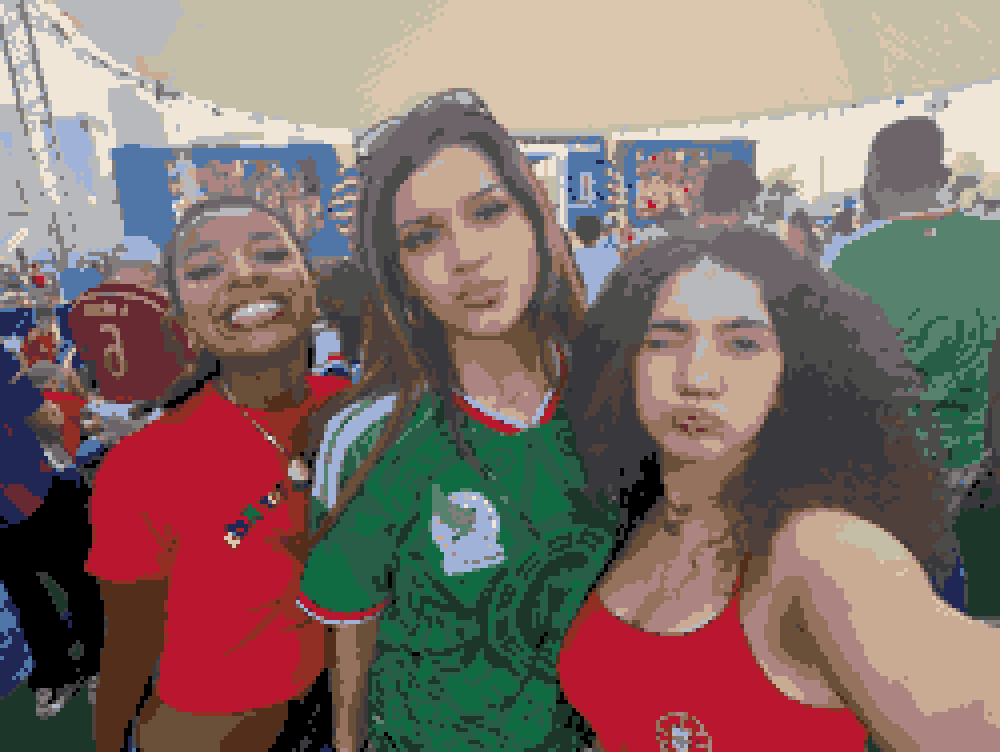
#> input picture out25/preview.png, 2000 x 1504 px (shown at 1/2 size)
$ python cli.py ../out25/preview.png
#> lines starting #> are read from the running program, lines starting #| are printed output that depends on the picture
### stitchlate/image_io.py
"""Loads an image and shrinks it down to a grid of stitches.

A pattern is a grid of stitches, so the photo gets shrunk to that size before
anything else happens.
"""
from pathlib import Path

import numpy as np
from PIL import Image

# Default Aida cloth count, for the finished size estimate.
DEFAULT_AIDA_COUNT = 14


def load_grid(path, stitch_width):
    """Load an image and shrink it to stitch_width stitches across.

    Gives back an (h, w, 3) array with one entry per stitch. The width is in
    stitches instead of pixels because that's what decides how big the
    finished piece is and how long it takes to sew.
    """
    path = Path(path)
    if not path.exists():
        raise FileNotFoundError(f"no image found at {path}")
    if stitch_width < 1:
        raise ValueError(f"stitch_width must be at least 1, got {stitch_width}")

    # This handles grayscale, palette images, and transparency.
    img = Image.open(path).convert("RGB")

    w, h = img.size
    # Using round instead of int, keeps a really wide image
    # from ending up with zero rows.
    stitch_height = max(1, round(h * stitch_width / w))

    # LANCZOS blends the pixels it's shrinking together.
    img = img.resize((stitch_width, stitch_height), Image.LANCZOS)

    return np.asarray(img, dtype=np.uint8)


def finished_size(grid_shape, aida_count=DEFAULT_AIDA_COUNT):
    """How big the finished piece will be in inches, as (width, height)."""
    h, w = grid_shape[:2]
    return (w / aida_count, h / aida_count)

### stitchlate/color.py
"""Converts sRGB colors to CIELAB, and measures the distance between them.

RGB is how a screen mixes light. It doesn't match how colors look to a person,
so two colors can be close in RGB numbers but look very different. CIELAB was
built from experiments on human vision, so distance in LAB lines up with what
people actually see. On a test photo with 456 DMC threads, matching in LAB
picked a different thread 36% of the time and lowered the average color error
by 19%.
"""
import numpy as np

# sRGB to XYZ conversion matrix and D65 white point.
# The middle row of the matrix is brightness. Green makes up 72% of it, red
# 21%, and blue only 7%. That's the main reason RGB distance doesn't work.
# D65 is daylight. Dividing by it makes white come out at L=100, a=0, b=0.
# These numbers are published rounded to 7 decimals, so white ends up about
# 4e-6 off from 100.
MATRIX = np.array([[0.4124564, 0.3575761, 0.1804375],
               [0.2126729, 0.7151522, 0.0721750],
               [0.0193339, 0.1191920, 0.9503041]])
WHITE = np.array([0.95047, 1.00000, 1.08883])

# Convert sRGB to linear RGB
def srgb_to_linear(c):
    # sRGB values are gamma encoded, but the matrix below needs linear light.
    # Divide by 255 first, since the numbers below expect a 0 to 1 range.
    # There are two branches because a plain power curve gets unstable near 0.
    c = np.asarray(c, dtype=np.float64) / 255.0
    return np.where(c <= 0.04045, c / 12.92, ((c + 0.055) / 1.055) ** 2.4)

def rgb_to_lab(rgb):
    """Convert sRGB (0-255) to CIELAB.

    Works on one color (3,), a list of colors (N, 3), or a whole image
    (H, W, 3), and gives back the same shape. L is lightness 0-100, a goes
    green to red, b goes blue to yellow.
    """
    rgb = np.asarray(rgb, dtype=np.float64)
    # Flatten to (N, 3) so the same code works for any input shape.
    shape = rgb.shape
    flat = rgb.reshape(-1, 3)
    # Undo gamma, convert to XYZ, then divide by the white point.
    # MATRIX.T is used because each row of flat is one color.
    xyz = (srgb_to_linear(flat) @ MATRIX.T) / WHITE
    # Cube root for most values, straight line for very small ones so the
    # slope doesn't blow up near 0. eps and kappa are the standard CIE values.
    eps, kappa = 216 / 24389, 24389 / 27
    f = np.where(xyz > eps, np.cbrt(xyz), (kappa * xyz + 16) / 116)
    # L only uses Y. a and b compare X to Y and Y to Z.
    L_ = 116 * f[:, 1] - 16
    a = 500 * (f[:, 0] - f[:, 1])
    b = 200 * (f[:, 1] - f[:, 2])
    return np.stack((L_, a, b), axis=-1).reshape(shape)

# [9 lines left out: function delta_e, not called in this run]

### stitchlate/quantize.py
"""Color quantization: reducing an image to a small set of thread colors.

A photo has thousands of colors and a pattern can only use about 25, so we
need to pick which ones. That's a clustering problem.

Median cut is the faster option, but it can only split the color space along
straight lines on each axis, so it does badly when the colors are grouped at
an angle. k-means follows the actual shape of the data, so I used that even
though it's slower.

This runs in LAB. Averaging RGB values doesn't give you the color that sits in
the middle of a group.
"""

import numpy as np


def kmeans(points, k, iters=30, seed=0):
    """Cluster points into k groups. Returns (centers, labels).

    points : (n, d) array -- here, LAB colors, so d == 3
    k      : number of clusters (thread colors)
    iters  : maximum passes; converges earlier if labels stop changing
    seed   : fixed by default so identical input gives identical output,
             which is what makes the tests and the CLI reproducible
    """
    points = np.asarray(points, dtype=np.float64)
    if points.ndim != 2:
        raise ValueError("points must be a 2D array")
    if len(points) == 0:
        raise ValueError("points cannot be empty")
    if k < 1:
        raise ValueError(f"k must be at least 1, got {k}")
    if iters < 1:
        raise ValueError(f"iters must be at least 1, got {iters}")
    rng = np.random.default_rng(seed)
    n = len(points)

    if k >= n:
        # Asked for more colors than there are points, so each point is its own.
        return points.copy(), np.arange(n)

    # k-means++ startup. Each new center is picked with a higher chance the
    # further it is from the centers already chosen.
    centers = [points[rng.integers(n)]]
    for _ in range(k - 1):
        # Squared distance from each point to its closest chosen center.
        d2 = np.min(((points[:, None, :] - np.array(centers)[None, :, :]) ** 2).sum(-1),
                    axis=1)
        total = d2.sum()
        probs = d2 / total if total > 0 else np.full(n, 1 / n)
        centers.append(points[rng.choice(n, p=probs)])
    centers = np.array(centers, dtype=np.float64)

    labels = np.full(n, -1, dtype=int)
    for _ in range(iters):
        # Assign step. Comparing (n,1,d) to (1,k,d) builds an (n,k) table of
        # distances, which is the part that uses the most memory. These are
        # squared distances.
        d2 = ((points[:, None, :] - centers[None, :, :]) ** 2).sum(-1)
        new_labels = d2.argmin(axis=1)

        if np.array_equal(new_labels, labels):
            break
        labels = new_labels

        # Move each center to the average of its points.
        for j in range(k):
            m = labels == j
            if m.any():
                centers[j] = points[m].mean(axis=0)
            # If a cluster ended up empty, leave it where it is so it doesn't
            # turn into NaN. It might get points next round.

    return centers, labels


def sample_pixels(pixels, max_samples=20000, seed=0):
    """Pick a random subset of the pixels to cluster on.

    The assignment step creates an (n, k) distance matrix, so clustering every
    pixel becomes expensive for large images. Sampling captures the image's color
    distribution while bounding memory and runtime.

    In the included benchmark, sampling produced a 5.4x speedup at 120,000 pixels
    with k=25.
    """
    pixels = np.asarray(pixels)
    if len(pixels) <= max_samples:
        return pixels
    rng = np.random.default_rng(seed)
    idx = rng.choice(len(pixels), size=max_samples, replace=False)
    return pixels[idx]


def quantize_image(lab_image, k, max_samples=20000, seed=0):
    """Reduce a LAB image to k colors. Returns (centers, labels_2d).

    centers   : (k, 3) LAB colors -- the representative palette
    labels_2d : (h, w) ints indexing into centers, one per stitch

    Clusters on a sample, then goes through every pixel once to label it.
    """
    lab_image = np.asarray(lab_image, dtype=np.float64)
    h, w, _ = lab_image.shape
    flat = lab_image.reshape(-1, 3)

    centers, _ = kmeans(sample_pixels(flat, max_samples, seed), k, seed=seed)

    # Done in chunks so it doesn't use too much memory.
    labels = np.empty(len(flat), dtype=int)
    chunk = 100_000
    for start in range(0, len(flat), chunk):
        block = flat[start:start + chunk]
        d2 = ((block[:, None, :] - centers[None, :, :]) ** 2).sum(-1)
        labels[start:start + chunk] = d2.argmin(axis=1)

    return centers, labels.reshape(h, w)

### stitchlate/palette.py
"""DMC thread palette: loading, and nearest-thread lookup in LAB space."""

import csv
from pathlib import Path

import numpy as np

from .color import rgb_to_lab

DATA = Path(__file__).parent / "data" / "dmc.csv"

# DMC color files online all name their columns differently, so instead of
# editing the file by hand every time I download a new one
# Case, spaces and underscores are ignored.
CODE_KEYS = ("code", "floss", "number", "dmc", "dmccode", "dmccolor",
              "dmcnumber", "id")
NAME_KEYS = ("name", "description", "colorname", "color", "desc")
R_KEYS = ("r", "red")
G_KEYS = ("g", "green")
B_KEYS = ("b", "blue")
HEX_KEYS = ("hex", "hexcode", "hexcolor", "rgbcolor", "rgb", "hexrgb", "html")

def _normalize(s):
    return s.strip().lower().replace(" ", "").replace("_", "").replace("#", "")

def _find(fieldnames, candidates):
    """Return the real column name matching any candidate, or None."""
    lookup = {_normalize(f): f for f in fieldnames if f}
    for c in candidates:
        if c in lookup:
            return lookup[c]
    return None

def _hex_to_rgb(value):
    v = value.strip().lstrip("#")
    if len(v) != 6:
        raise ValueError(f"expected a 6-digit hex color, got {value!r}")
    return [int(v[0:2], 16), int(v[2:4], 16), int(v[4:6], 16)]

class Palette:
    """A set of threads, with RGB and precomputed LAB coordinates."""

    def __init__(self, codes, names, rgb):
        self.codes = list(codes)
        self.names = list(names)
        self.rgb = np.asarray(rgb, dtype=np.uint8)
        self.lab = rgb_to_lab(self.rgb)

    def __len__(self):
        return len(self.codes)

    @classmethod
    def load(cls, path=DATA):
        """Read a thread palette from a CSV file.

        Code kept as text because some DMC codes aren't numbers,
        like Ecru, Blanc and B5200.
        """
        # utf-8-sig removes the hidden marker Excel puts at the start of files
        # it saves.
        with open(path, newline="", encoding="utf-8-sig") as f:
            reader = csv.DictReader(f)
            fields = reader.fieldnames
            if not fields:
                raise ValueError(f"{path} has no header row")

            code_col = _find(fields, CODE_KEYS)
            name_col = _find(fields, NAME_KEYS)
            hex_col = _find(fields, HEX_KEYS)
            r_col = _find(fields, R_KEYS)
            g_col = _find(fields, G_KEYS)
            b_col = _find(fields, B_KEYS)

            if code_col is None:
                raise ValueError(
                    f"no thread-code column found in {path}. "
                    f"Columns present: {fields}")
            if hex_col is None and not (r_col and g_col and b_col):
                raise ValueError(
                    f"no color columns found in {path}. Need either a hex "
                    f"column or separate r/g/b columns. Columns present: {fields}")

            codes, names, rgb = [], [], []
            for lineno, row in enumerate(reader, start=2):
                code = (row.get(code_col) or "").strip()
                if not code:
                    continue
                try:
                    if hex_col is not None:
                        color = _hex_to_rgb(row[hex_col])
                    else:
                        color = [int(float(row[r_col])),
                                 int(float(row[g_col])),
                                 int(float(row[b_col]))]
                except (ValueError, TypeError, AttributeError) as e:
                    raise ValueError(f"{path} line {lineno}: {e}") from e

                codes.append(code)
                names.append((row.get(name_col) or code).strip() if name_col else code)
                rgb.append(color)

        if not codes:
            raise ValueError(f"{path} contained no usable rows")
        return cls(codes, names, rgb)

    def nearest(self, lab):
        """Index of the closest thread to each LAB color. (...,3) -> (...)"""
        lab = np.asarray(lab, dtype=np.float64)
        # Comparing (n,1,3) to (1,k,3) gives an (n,k) table of distances.
        flat = lab.reshape(-1, 1, 3)
        d2 = ((flat - self.lab[None, :, :]) ** 2).sum(-1)
        return d2.argmin(axis=1).reshape(lab.shape[:-1])

    def subset(self, indices):
        """A new Palette containing only the given indices, deduped, in order."""
        # dict.fromkeys removes duplicates but keeps the original order.
        idx = list(dict.fromkeys(int(i) for i in indices))
        return Palette([self.codes[i] for i in idx],
                       [self.names[i] for i in idx],
                       self.rgb[idx])

### stitchlate/chart.py
"""Turns a grid of stitches into images you can look at."""

import numpy as np
from PIL import Image


def render_preview(labels, palette, cell=8):
    """Draw the stitch grid as solid blocks of thread color.

    labels : (h, w) numbers that index into the palette
    cell   : how many pixels wide each stitch is drawn

    This is the image that shows what the finished piece will look like.
    """
    labels = np.asarray(labels)
    rgb = palette.rgb[labels]
    # Repeat each stitch into a cell x cell block of pixels.
    blocks = np.repeat(np.repeat(rgb, cell, axis=0), cell, axis=1)
    return Image.fromarray(blocks.astype(np.uint8))


def thread_usage(labels, palette):
    """Count how many stitches use each thread, most used first."""
    idx, counts = np.unique(np.asarray(labels), return_counts=True)
    rows = [(palette.codes[i], palette.names[i],
             tuple(int(v) for v in palette.rgb[i]), int(c))
            for i, c in zip(idx, counts)]
    rows.sort(key=lambda r: -r[3])
    return rows

### stitchlate/cli.py
"""Command line entry point.

Runs the steps in order: load, shrink to a grid, quantize, match to thread,
render.
"""

import argparse
from pathlib import Path

import numpy as np

from .chart import render_preview, thread_usage
from .cleanup import count_isolated, reduce_confetti
from .color import rgb_to_lab
from .dither import floyd_steinberg
from .image_io import finished_size, load_grid
from .palette import Palette
from .quantize import quantize_image


def build_parser():
    """Set up the command line options."""
    p = argparse.ArgumentParser(
        prog="stitchlate",
        description="Convert an image into a cross-stitch pattern "
                    "using DMC thread colors.")
    p.add_argument("image", help="input image path")
    p.add_argument("-w", "--width", type=int, default=100,
                   help="pattern width in stitches (default: 100)")
    p.add_argument("-c", "--colors", type=int, default=25,
                   help="number of thread colors (default: 25)")
    p.add_argument("--dither", action="store_true",
                help="spread color error to nearby stitches for smoother "
                    "gradients (makes more confetti)")
    p.add_argument("--declutter", type=int, default=0, metavar="N",
                   help="passes of confetti removal; 1-2 is usually enough "
                        "(recommended with --dither)")
    p.add_argument("-o", "--out", default="out", help="output directory")
    p.add_argument("--aida", type=int, default=14,
                   help="Aida cloth count, for the finished size estimate")
    p.add_argument("--cell", type=int, default=8,
                   help="preview pixels per stitch (default: 8)")
    p.add_argument("--seed", type=int, default=0,
                   help="RNG seed; fixed by default so runs are reproducible")
    p.add_argument("--palette", metavar="CSV",
                   help="path to a thread color CSV; uses the bundled DMC "
                        "data if omitted")
    return p


def main(argv=None):
    args = build_parser().parse_args(argv)
    # Shrink the image to a stitch grid.
    grid = load_grid(args.image, args.width)
#> in load_grid, img is the input picture: PIL image 2000x1504 RGB; mean R, G, B 131.7, 111.6, 106
#> in load_grid, `img = img.resize((stitch_width, stitch_height), Image.LANCZOS)`:
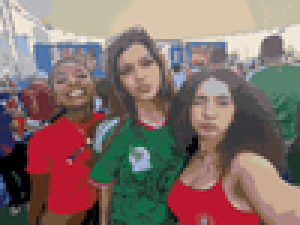
#> img: PIL image 100x75 RGB (shown 3 times larger); mean R, G, B 131.7, 111.6, 106.1
    h, w = grid.shape[:2]
    # Pick the k best colors.
    lab = rgb_to_lab(grid)
#> in rgb_to_lab, `L_ = 116 * f[:, 1] - 16`: L_ = 7500 values, max 97.65 at index 1091, min 0 at index 4765, mean 49.56
#> in rgb_to_lab, `a = 500 * (f[:, 0] - f[:, 1])`: a = 7500 values, max 66.43 at index 3832, min -38.82 at index 5932, mean 6.94
#> in rgb_to_lab, `b = 200 * (f[:, 1] - f[:, 2])`: b = 7500 values, max 37.96 at index 3832, min -36.35 at index 1532, mean 8.45
#> in rgb_to_lab, `return np.stack((L_, a, b), axis=-1).reshape(shape)`:
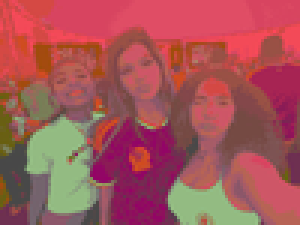
#> returned value: shape (75, 100, 3) float64 (shown 3 times larger); mean of channels 0, 1, 2 49.6, 6.9, 8.5; drawn with min black and max white
    centers, labels = quantize_image(lab, args.colors, seed=args.seed)
#> in kmeans, `n = len(points)`: n = 7500
#> in kmeans, `centers = [points[rng.integers(n)]]`: centers = [[36.29, 8.04, 17.92]]
#> the loop in kmeans, `for _ in range(k - 1):` made 24 passes
#> total on passes 1 to 8: 9958024.9, 5963253.1, 5400955.6, 5386546.2, 3241285.9, 2651907.5, 1821367.2, 1628493.5
#> after the loop in kmeans, `for _ in range(k - 1):`: centers = 25 items, first 6: [36.29, 8.04, 17.92], [82.97, -0.12, 9.44], [45.44, 1.48, -27.38], [92.43, 0.908, 9.6], [40.17, 61.66, 31.12], [52.67, 1.59, -3.12]
#> in kmeans, `centers = np.array(centers, dtype=np.float64)`: centers = 25 rows, first 8: [36.29, 8.04, 17.92], [82.97, -0.12, 9.44], [45.44, 1.48, -27.38], [92.43, 0.908, 9.6], [40.17, 61.66, 31.12], [52.67, 1.59, -3.12], [38.11, -31.42, 12.2], [55.26, 12.71, 11.53]
#> in kmeans, `labels = np.full(n, -1, dtype=int)`: labels = 7500 values from -1 to -1
#> after the loop in kmeans, `for _ in range(iters):`: centers = 25 rows, first 8: [37.03, 8.13, 15.27], [81.27, 0.456, 4.64], [48.09, 1.69, -26.42], [90.95, 0.762, 8.47], [40.02, 61.18, 31.13], [51.71, 3.58, -0.702], [36.89, -28.59, 10.56], [49.58, 10.72, 15.11]
#> in quantize_image, `labels = np.empty(len(flat), dtype=int)`: labels = 7500 values, max 139808477225632 at index 0, min 0 at index 2242, mean 5.64e+10
#> the loop in quantize_image, `for start in range(0, len(flat), chunk):` made 1 pass
#> after the loop in quantize_image, `for start in range(0, len(flat), chunk):`: labels = 7500 values, max 24 at index 1205, min 0 at index 2242, mean 11.94
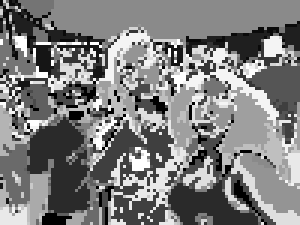
#> labels: shape (75, 100) int64 (shown 3 times larger); min 0, max 24, mean 11.9; drawn with min black and max white
    if args.dither:
        labels = floyd_steinberg(lab, centers)
    if args.declutter:
        before = count_isolated(labels)
        labels, changed = reduce_confetti(labels, passes=args.declutter)
        after = count_isolated(labels)
    # Match each color to the closest real DMC thread.
    full = Palette.load(args.palette) if args.palette else Palette.load()
#> (reads stitchlate/data/dmc.csv from the repository)
    center_to_thread = full.nearest(centers)
#> in nearest, `lab = np.asarray(lab, dtype=np.float64)`: lab has the same summary as centers in kmeans
#> in nearest, `flat = lab.reshape(-1, 1, 3)`: flat has the same summary as centers in kmeans
#> in nearest, `d2 = ((flat - self.lab[None, :, :]) ** 2).sum(-1)`:
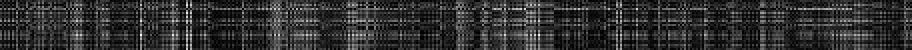
#> d2: shape (25, 456) float64 (shown 2 times larger); min 0.255, max 15969.7, mean 3059.1; drawn with min black and max white
#> center_to_thread = 25 values, max 455 at index 3, min 1 at index 9, mean 212.5
    used = full.subset(center_to_thread)
#> in subset, `idx = list(dict.fromkeys(int(i) for i in indices))`: idx has the same summary as center_to_thread in main
#> (the rest of the program and of its run is left out)
